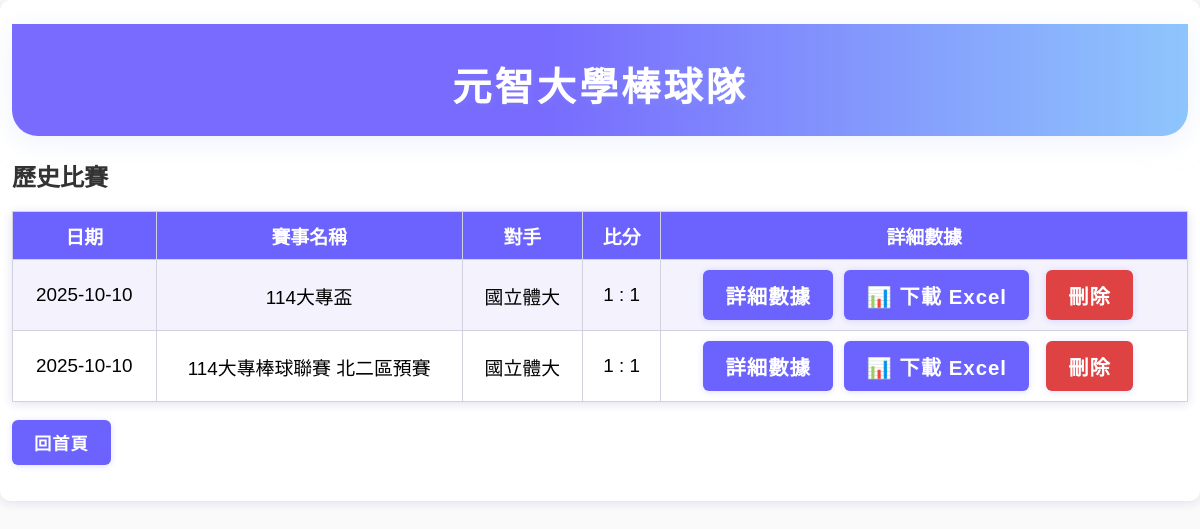
/games, run on the app's committed database.
### models.py (models this page shows)
class Game(db.Model):
    id = db.Column(db.Integer, primary_key=True)
    date = db.Column(db.String(20), nullable=False)
    opponent = db.Column(db.String(100), nullable=False)
    team_score = db.Column(db.Integer, nullable=True)
    opponent_score = db.Column(db.Integer, nullable=True)
    current_pitcher_id = db.Column(db.Integer, nullable=True)
    first_attack = db.Column(db.String(1))  # 'A': 先攻, 'D': 先守
    is_recorded = db.Column(db.Boolean, default=False)
    tournament = db.Column(db.String)
    next_batter_order = db.Column(db.Integer, default=0)

### app.py (the view)
@app.route('/games')
def games():
    games = Game.query.all()
    return render_template('games.html', games=games)

### templates/games.html
{% extends "base.html" %}
{% block content %}
<h2>歷史比賽</h2>
<table border="1" cellpadding="6">
    <tr>
        <th>日期</th>
        <th>賽事名稱</th>
        <th>對手</th>
        <th>比分</th>
        <th>詳細數據</th>
    </tr>
    {% for g in games %}
    <tr>
        <td>{{ g.date }}</td>
        <td>{{ g.tournament }}</td>
        <td>{{ g.opponent }}</td>
        <td>
            {% if g.team_score is not none and g.opponent_score is not none %}
                {{ g.team_score }} : {{ g.opponent_score }}
            {% else %}
                尚未設定
            {% endif %}
        </td>
        <td>
            <a class="menu-btn" href="{{ url_for('game_detail', game_id=g.id) }}" style="margin-right:6px;">詳細數據</a>
            <a href="{{ url_for('export_game_excel', game_id=g.id) }}" class="menu-btn">📊 下載 Excel</a>
            <a class="menu-btn" href="{{ url_for('delete_game', game_id=g.id) }}"
                onclick="return confirm('確定要刪除這場比賽？');"
                style="background:#df4242;">
                刪除
            </a>
        </td>
    </tr>
    {% endfor %}
</table>
<a class="menu-btn" href="{{ url_for('index') }}">回首頁</a>
{% endblock %}

### static/style.css (style rules this page uses)
body { font-family: Arial, "微軟正黑體", sans-serif; background: #fafafa; margin: 0; padding: 0; }
h1, h2, h3, h4 { color: #333; margin-top: 22px; margin-bottom: 12px; font-weight: bold; }
.menu-btn { display: inline-block; margin-right: 12px; padding: 10px 22px; background: #6c63ff; color: white; border-radius: 6px; text-decoration: none; font-weight: 700; font-size: 1.08em; letter-spacing: 1px; transition: all 0.18s cubic-bezier(.51,.7,.36,.91); box-shadow: 0 1px 6px #6c63ff33; }
table { background: #fff; border-collapse: collapse; width: 100%; margin: 18px 0; box-shadow: 0 2px 10px #e0e0ef; white-space:nowrap; }
th, td { border: 1px solid #d1d1e0; text-align: center; padding: 10px 16px; font-size: 1.18em; white-space:nowrap; }
th { background: #6c63ff; color: #fff; font-weight: bold; }
tr:nth-child(even) td { background: #f3f2fd; }
a { color: #6c63ff; text-decoration: none; }

### data on the page
Game: date "2025-10-10", tournament "114大專盃", opponent "國立體大", team_score "1", opponent_score "1"
Game: date "2025-10-10", tournament "114大專棒球聯賽 北二區預賽", opponent "國立體大", team_score "1", opponent_score "1"
